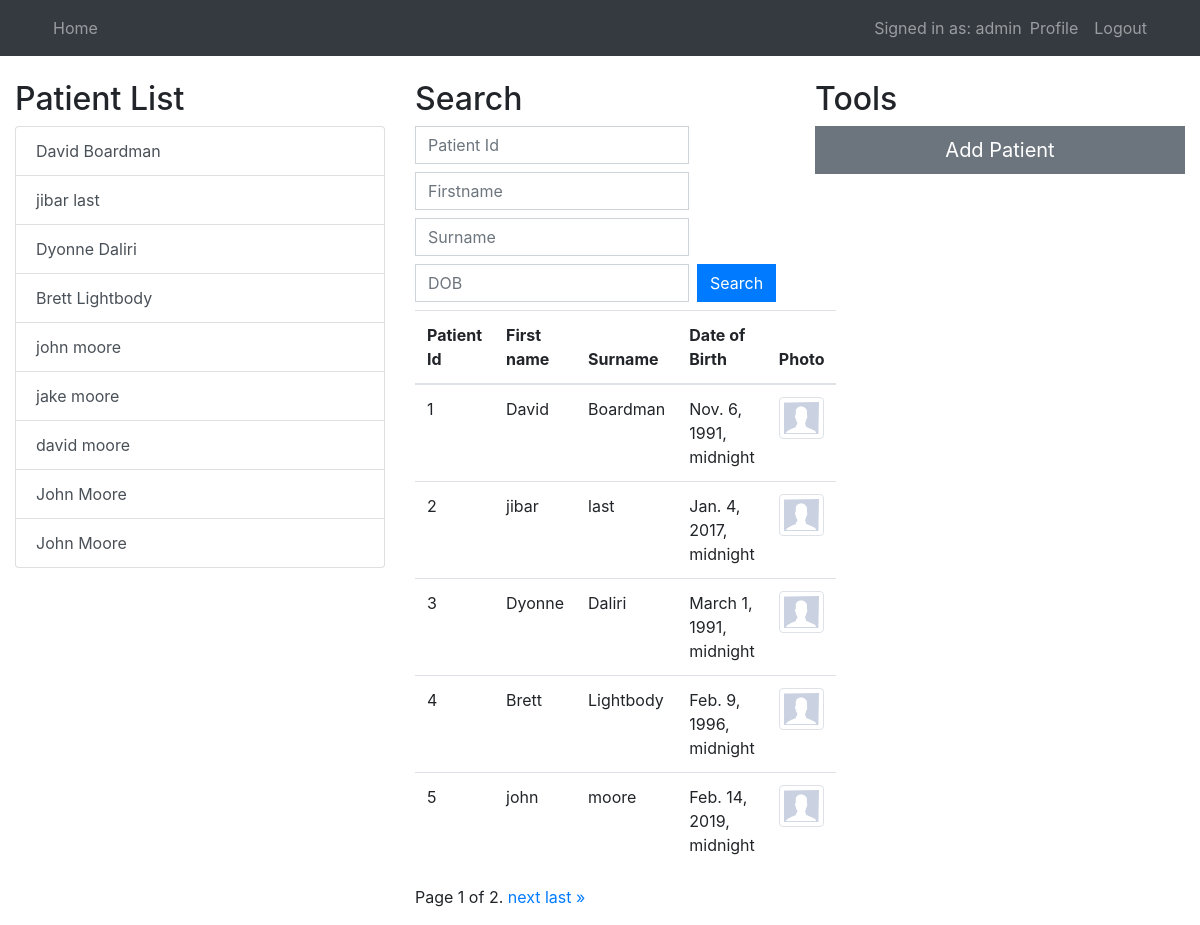
/home/ (signed in), run on an earlier commit of the app's database.
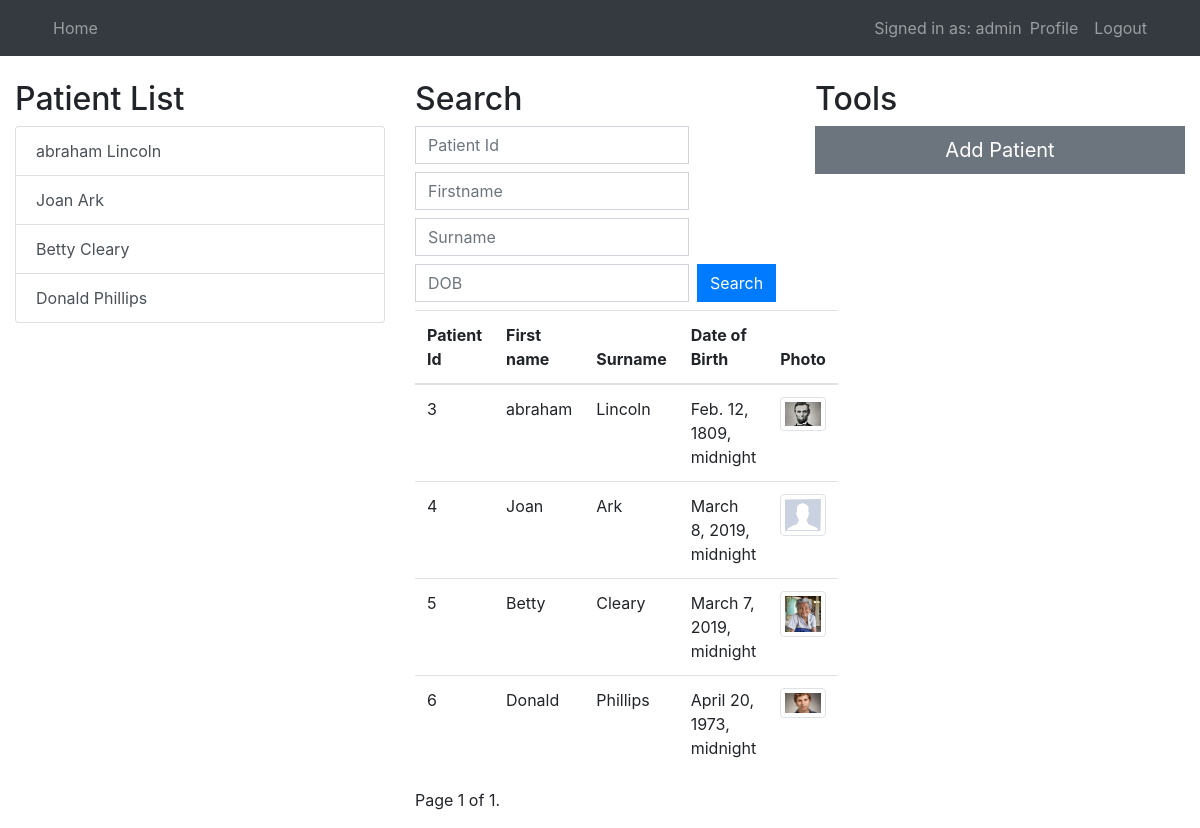
And on a later commit of the database.
### users/models.py (models this page shows, shortened)
class PersonalDetails(models.Model):
    patienttitle = models.CharField(max_length=4, choices=TITLE_CHOICES, verbose_name='Title')
    patientuniqueid = models.CharField(unique=True, max_length=10, verbose_name='Patient ID')
    patientfirstname = models.CharField(max_length=256, verbose_name='First Name')
    patientlastname = models.CharField(max_length=256, verbose_name='Last Name')
    patientpreferredname = models.CharField(max_length=256, blank=True, verbose_name='Preferred name')
    dateofbirth = models.DateTimeField(verbose_name='DOB')
    gender = models.CharField(max_length=256, choices=GENDER_CHOICES, verbose_name='Gender')
    weight = models.CharField(max_length=256, blank=True, verbose_name='Weight')
    height = models.CharField(max_length=256, blank=True, verbose_name='Height')
    address = models.CharField(max_length=256, verbose_name='Address')
    bmi = models.CharField(max_length=256, blank=True, verbose_name='BMI')
    phonenumber = models.CharField(max_length=256, blank=True, verbose_name='Phone Number')
    email = models.CharField(max_length=256, blank=True, verbose_name='Email')
    dnr = models.NullBooleanField(null=True, blank=True, verbose_name='DNR')
    wardlocation = models.CharField(max_length=256, blank=True, verbose_name='Ward Location')
    photo = models.ImageField(default='default.png', upload_to='profile_pics', blank=True, verbose_name='Photo')

### mysite/views.py (the view)
# urls.py: path('', views.home, name ='mysite-home'),
@login_required()
def home(request):
    personal_patient_list = PersonalDetails.objects.all()
    patient_list = PersonalDetails.objects.all()
    query_id = request.GET.get('patient_id')
    query_firstname = request.GET.get('patient_firstname')
    query_surname = request.GET.get('patient_surname')
    query_dob = request.GET.get('patient_dob')
    if query_id:
        patient_list = patient_list.filter(id=query_id)
    if query_firstname:
        patient_list = patient_list.filter(patientfirstname__icontains=query_firstname)
    if query_surname:
        patient_list = patient_list.filter(patientlastname__icontains=query_surname)
    if query_dob:
        patient_list = patient_list.filter(dateofbirth__in=query_dob)
    paginator = Paginator(patient_list, 5)  # Show 25 contacts per page
    page = request.GET.get('page')
    patients = paginator.get_page(page)
    context = {
        'patients': patients,
        'personal_patient_list': personal_patient_list,
        'title': 'Home'
    }
    return render(request, 'mysite/home.html', context)

### mysite/templates/mysite/home.html (shortened to what this page needs)
{% extends "mysite/search.html" %}
{% block content %}
    <br>
        <div class="row">
            <div class="col-sm-4">
            <h2>Patient List</h2>
                <div class="list-group">
                    {% for patient in personal_patient_list %}
                        <a href="patient/{{patient.id}}" class="list-group-item list-group-item-action">{{ patient.patientfirstname }} {{ patient.patientlastname }}</a>
                    {% endfor %}
                </div>
            </div>
            <div class="col-sm-4">
                <h2>Search</h2>
                <div class="form-group">
                    <form method="GET" action='' class="form-inline">
                                <input type="text" name="patient_id" id="search-id" class="form-control mb-2 mr-sm-2"  placeholder="Patient Id" value="{{ request.GET.patient_id }}">
                                <input type="text" name="patient_firstname" id="search-firstname" class="form-control mb-2 mr-sm-2"  placeholder="Firstname" value="{{ request.GET.patient_firstname }}">
                                <input type="text" name="patient_surname" id="search-surname" class="form-control mb-2 mr-sm-2"  placeholder="Surname" value="{{ request.GET.patient_surname }}">
                                <input type="text" name="patient_dob" id="search-dob" class="form-control mb-2 mr-sm-2"  placeholder="DOB" value="{{ request.GET.patient_id }}">
                                <input type="submit" value="Search" class="form-control btn btn-primary mb-2 mr-sm-2">
                        </form>
                        <table class="table table-hover">
                            <thead>
                                <tr>
                                    <th scope="col">Patient Id</th>
                                    <th scope="col">First name</th>
                                    <th scope="col">Surname</th>
                                    <th scope="col">Date of Birth</th>
                                    <th scope="col">Photo</th>
                                </tr>
                            </thead>
                            <tbody>
                            {% for search in patients %}
                                <tr  class="clickable-tr" href="patient/{{search.id}}" >
                                    <td scope="row">{{ search.id }}</td>
                                    <td scope="row">{{ search.patientfirstname }}</td>
                                    <td scope="row">{{ search.patientlastname }}</td>
                                    <td scope="row">{{ search.dateofbirth }}</td>
                                    <td scope="row"><img class="img-thumbnail rounded" src="{{ search.photo.url }}"></td>
                                </tr>
                            {% endfor %}
                            </tbody>
                        </table>
                <div class="pagination">
                <span class="step-links">
                    <span class="current">
                        Page {{ patients.number }} of {{ patients.paginator.num_pages }}.
                    </span>
                    {% if patients.has_next %}
                        <a href="?page={{ patients.next_page_number }}">next</a>
                        <a href="?page={{ patients.paginator.num_pages }}">last &raquo;</a>
                    {% endif %}
                </span>
                </div>
                </div>
            </div>
            <div class="col-sm-4">
                <h2>Tools</h2>
                <a class="btn btn-secondary btn-lg btn-block" href="{% url 'add-patient' %}">Add Patient
                </a>
            </div>
<br>
{% endblock content %}

### mysite/templates/mysite/search.html (shortened to what this page needs)
{% extends "mysite/base.html" %}

### mysite/templates/mysite/base.html (shortened to what this page needs)
{% load static %}
<!DOCTYPE html>
<html lang="en">
<head>
    <link rel="stylesheet" type="text/css" href="{% static 'mysite/bootstrap.min.css' %}">
    <link rel="stylesheet" type="text/css" href="{% static 'mysite/main.css' %}">
</head>
<body>
    {% if user.is_authenticated %}
        <nav class="navbar navbar-expand-md navbar-dark bg-dark">
            <div class="container">
                <div class="navbar-nav mr-auto">
                    <a class="nav-link" href="{% url 'mysite-home' %}">Home</a>
                </div>
                <div class="navbar-nav">
                    {% if user.is_authenticated %}
                        <span class="navbar-text">Signed in as: {{ user.username }}</span>
                        <a class="nav-item nav-link" href="{% url 'profile' %}">Profile</a>
                        <a class="nav-item nav-link" href="{% url 'logout' %}">Logout</a>
                    {% else %}
                        <a class="nav-item nav-link" href="{% url 'login' %}">Login</a>
                        <a class="nav-item nav-link" href="{% url 'register' %}">Register</a>
                    {% endif %}
                </div>
            </div>
        </nav>
    {% endif %}
    <div class="container-fluid">
        {% block content %}{% endblock %}
    </div>
</body>
</html>

### mysite/static/mysite/main.css (style rules this page uses)
.card, .btn, .form-control { border-radius: 0; }

What changed in the data, as far as the page shows it:
removed PersonalDetails: patientfirstname "David", patientlastname "Boardman", id "1", dateofbirth "Nov. 6, 1991, midnight", photo (placeholder picture)
removed PersonalDetails: patientfirstname "jibar", patientlastname "last", id "2", dateofbirth "Jan. 4, 2017, midnight", photo (placeholder picture)
removed PersonalDetails: patientfirstname "jake", patientlastname "moore", shown under "Patient List"
removed PersonalDetails: patientfirstname "david", patientlastname "moore", shown under "Patient List"
removed PersonalDetails: patientfirstname "John", patientlastname "Moore", shown under "Patient List"
removed PersonalDetails: patientfirstname "John", patientlastname "Moore", shown under "Patient List"
changed PersonalDetails id 3: patientfirstname "Dyonne" → "abraham"; patientlastname "Daliri" → "Lincoln"; dateofbirth "March 1, 1991, midnight" → "Feb. 12, 1809, midnight"; photo: picture added in place of a placeholder
changed PersonalDetails id 4: patientfirstname "Brett" → "Joan"; patientlastname "Lightbody" → "Ark"; dateofbirth "Feb. 9, 1996, midnight" → "March 8, 2019, midnight"
changed PersonalDetails id 5: patientfirstname "john" → "Betty"; patientlastname "moore" → "Cleary"; dateofbirth "Feb. 14, 2019, midnight" → "March 7, 2019, midnight"; photo: picture added in place of a placeholder
added PersonalDetails: patientfirstname "Donald", patientlastname "Phillips", id "6", dateofbirth "April 20, 1973, midnight", photo (picture)
Also different on the page:
{{ patients.paginator.num_pages }}: "2" → "1"
text no longer shown: "next last »"
